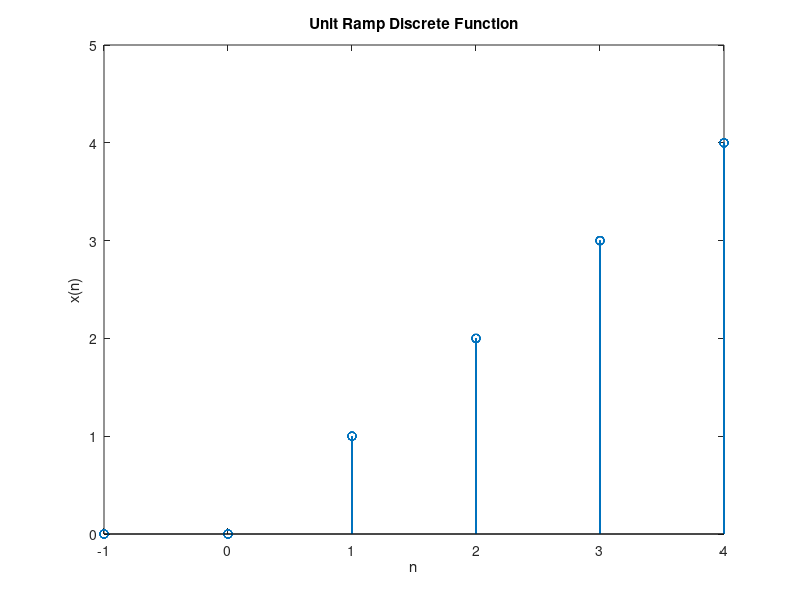

Write the MATLAB code that produced this figure.
function discunitRamp()
x=linspace(-5, 5);
z=length(x);
y=nan(z);
for i=1:z
    x(i)=ceil(x(i));
    if(x(i) < 0)
        y(i)=0;
    else
        y(i)=x(i);
    end
end
stem(x,y);
xlim([-1, 4]);
ylim([0, 5]);
xlabel('n');
ylabel('x(n)');
title('Unit Ramp Discrete Function');
end